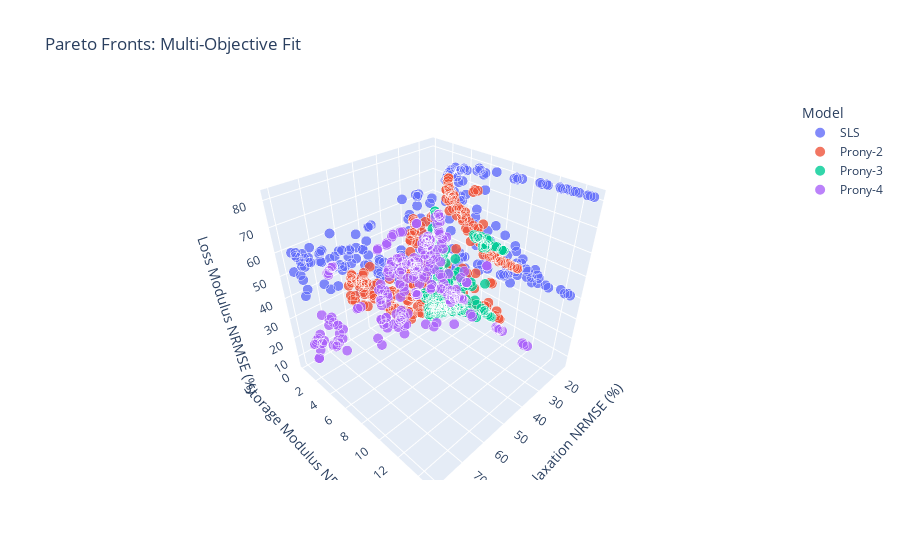

The cell this chart's notebook holds for it:
### Markdown cell above
Viscoelastic Fitting

### Code cell
import numpy as np; import os; import plotly.express as px
from pvc_tensile_experiment.Functions import*
from pymoo.core.problem import ElementwiseProblem
from pymoo.algorithms.moo.nsga2 import NSGA2
from pymoo.optimize import minimize
from pymoo.operators.repair.bounds_repair import BoundsRepair


def StressRelaxationData(fileNames):
    stressRelaxData = np.zeros([0, 2])

    for i in fileNames:
        # read and process the data file for strain and stress 
        expTime, strain, _, stress = ViscoelasticDataProcessor('Stress Relaxation Data', i)
        
        # the starting point is 5 before the maximum stress value
        regions = StressRelaxationRegionSelector(expTime, stress)

        for j in range(0, 3):
            # extract the increasing strain regions. since the start is 5 indices from the maximum stress,
            # use these points to get the offset strain and stress
            indexRange = range(regions[0, j], regions[1, j])
            
            # get the stress vector offset
            expTimeOffset = expTime[indexRange][0]
            stressOffset = stress[indexRange][0]
            strainOffset = strain[indexRange][0]

            # reset the index range so the first data point is the maximum stress value.
            indexRange =  range(regions[0, j] + 5, regions[1, j])

            # define the variables 
            expTimeFit = expTime[indexRange] - expTimeOffset
            strainFit = strain[indexRange] - strainOffset
            stressFit = stress[indexRange] - stressOffset
            normStressFit = stressFit/strainFit/2.2

            stressRelaxData = np.vstack([stressRelaxData, np.array([expTimeFit, normStressFit]).T])
    return stressRelaxData[:,0], stressRelaxData[:,1]

def DMAData(name):
    # import the excel file. dont use columns beyond 4 since they're empty  due to 
    # needing a place to put extra comments
    df = pd.read_excel(f"Data/Viscoelastic Data/DMA Data/{name[0]}", header = None, usecols = [0, 2, 3])

    # preallocate the measurement names
    indices = np.hstack([range(52,60), range(64,70)]) #51, 63
    data = df.loc[df.index[indices]].to_numpy(dtype = float)/2.2

    return data[:,0], data[:,1], data[:,2]

# ---------------- Base Class for Multi-Objective Problems ----------------
class BaseViscoProblem(ElementwiseProblem):
    def __init__(self, nVar, xl, xu):
        super().__init__(n_var = nVar, n_obj = 3, n_constr = 0, xl = xl, xu = xu)

    def StressRelaxationRMSE(self, eModel):
        return np.sqrt(np.mean((eModel - stressRelaxation)**2))/(np.max(stressRelaxation) - np.min(stressRelaxation))*100

    def StorageModRMSE(self, eComplexModel):
        return np.sqrt(np.mean((eComplexModel.real - storageMod)**2))/np.mean(storageMod)*100
    
    def LossModNRMSE(self, eComplexModel):
        return np.sqrt(np.mean((eComplexModel.imag - lossMod)**2))/np.max(lossMod)*100
    
# ---------------- SLS Problem ----------------
class SlsProblem(BaseViscoProblem):
    def __init__(self):
        super().__init__(3,
                         xl = lowerBound[0:3],
                         xu = upperBound[0:3])

    def _evaluate(self, x, out, *args, **kwargs):
        EInf, E1, tau1 = x

        # Stress relaxation
        eTimeModel = EInf + E1*np.exp(-relaxTime/tau1)
        rmseTime = self.StressRelaxationRMSE(eTimeModel)

        # DMA
        eComplexModel = EInf + E1*(1j*omega*tau1)/(1+1j*omega*tau1)
        rmseDMA1 = self.StorageModRMSE(eComplexModel)
        rmseDMA2 = self.LossModNRMSE(eComplexModel)

        out["F"] = [rmseTime, rmseDMA1, rmseDMA2]

# ---------------- 2-Term Prony Problem ----------------
class Prony2Problem(BaseViscoProblem):
    def __init__(self):
        super().__init__(5,
                         xl = lowerBound[0:5],
                         xu = upperBound[0:5])

    def _evaluate(self, x, out, *args, **kwargs):
        EInf, E1, tau1, E2, tau2 = x

        # Stress relaxation
        eTimeModel = EInf + E1*np.exp(-relaxTime/tau1) + E2*np.exp(-relaxTime/tau2)
        rmseTime = self.StressRelaxationRMSE(eTimeModel)

        # DMA
        eComplexModel = EInf \
                      + E1*(1j*omega*tau1)/(1+1j*omega*tau1) \
                      + E2*(1j*omega*tau2)/(1+1j*omega*tau2)
        rmseDMA1 = self.StorageModRMSE(eComplexModel)
        rmseDMA2 = self.LossModNRMSE(eComplexModel)

        out["F"] = [rmseTime, rmseDMA1, rmseDMA2]

# ---------------- 3-Term Prony Problem ----------------
class Prony3Problem(BaseViscoProblem):
    def __init__(self):
        super().__init__(7,
                         xl = lowerBound[0:7],
                         xu = upperBound[0:7])

    def _evaluate(self, x, out, *args, **kwargs):
        EInf, E1, tau1, E2, tau2, E3, tau3 = x

        # Stress relaxation
        eTimeModel = (EInf
                      + E1*np.exp(-relaxTime/tau1)
                      + E2*np.exp(-relaxTime/tau2)
                      + E3*np.exp(-relaxTime/tau3))
        rmseTime = self.StressRelaxationRMSE(eTimeModel)

        # DMA
        eComplexModel = EInf \
                      + E1*(1j*omega*tau1)/(1+1j*omega*tau1) \
                      + E2*(1j*omega*tau2)/(1+1j*omega*tau2) \
                      + E3*(1j*omega*tau3)/(1+1j*omega*tau3)
        rmseDMA1 = self.StorageModRMSE(eComplexModel)
        rmseDMA2 = self.LossModNRMSE(eComplexModel)

        out["F"] = [rmseTime, rmseDMA1, rmseDMA2]
   
# ---------------- 4-Term Prony Problem ----------------
class Prony4Problem(BaseViscoProblem):
    def __init__(self):
        super().__init__(9,
                         xl = lowerBound[0:9],
                         xu = upperBound[0:9])

    def _evaluate(self, x, out, *args, **kwargs):
        EInf, E1, tau1, E2, tau2, E3, tau3, E4, tau4 = x

        # Stress relaxation
        eTimeModel = (EInf
                      + E1*np.exp(-relaxTime/tau1)
                      + E2*np.exp(-relaxTime/tau2)
                      + E3*np.exp(-relaxTime/tau3)
                      + E4*np.exp(-relaxTime/tau4))
        rmseTime = self.StressRelaxationRMSE(eTimeModel)

        # DMA
        eComplexModel = EInf \
                      + E1*(1j*omega*tau1)/(1+1j*omega*tau1) \
                      + E2*(1j*omega*tau2)/(1+1j*omega*tau2) \
                      + E3*(1j*omega*tau3)/(1+1j*omega*tau3) \
                      + E4*(1j*omega*tau4)/(1+1j*omega*tau4)
        
        rmseDMA1 = self.StorageModRMSE(eComplexModel)
        rmseDMA2 = self.LossModNRMSE(eComplexModel)

        out["F"] = [rmseTime, rmseDMA1, rmseDMA2]

# ---------------- Run Optimizations ----------------
def RunPareto(problemClass, label):
    algorithm = NSGA2(pop_size = 250)
    result = minimize(problemClass(),
                      algorithm,
                      ("n_gen", 200),
                      repair = BoundsRepair(),
                      seed = 42,
                      verbose = False)
    df = pd.DataFrame(columns = ['Stress Relaxation NRMSE (%)', 'Storage Modulus NRMSE (%)',
                                                'Loss Modulus NRMSE (%)'])
    
    df['Stress Relaxation NRMSE (%)'] = result.F[:,0]
    df['Storage Modulus NRMSE (%)'] = result.F[:,1]
    df['Loss Modulus NRMSE (%)'] = result.F[:,2]
    df['Model'] = label 
    return result, df


# for plastiRatio in ['P2']:
plastiRatio = 'P2'
if plastiRatio == 'P2':
    lowerBound = np.array([1.8e5, 1e4,  0.1, 1e3, 0.1,  1e2, 1e-4,  1e3,   1e-4])
    upperBound = np.array([3.8e5, 1e5, 2500, 1e5, 500,  3e4,   1,  1e5,   10])
        
elif plastiRatio == 'P4':
    lowerBound = np.array([4.6e4, 1e3,  100, 1e3,   5,  1e2,  1e-4,  1e2, 1e-4])
    upperBound = np.array([6.6e4, 1e5, 1800, 1e4, 500,  2e4,    50,  1e4,   10])

elif plastiRatio == 'P6':
    lowerBound = np.array([1.4e4, 1e2,  100, 1e3,   5,  1e2,  1e-4,  1e2, 1e-4])
    upperBound = np.array([3.4e4, 1e4, 1800, 1e4, 500,  2e4,    50,  1e4,   10])

elif plastiRatio == 'P8':
    lowerBound = np.array([5e3,   1e2,  100, 1e3,   5,  1e2,  1e-4,  1e2, 1e-4])
    upperBound = np.array([1.6e4, 1e4, 1800, 1e4, 500,  2e4,    50,  1e4,   10])


# locate stress relaxation data per plasticizer content. combine files for the relaxation time and stress.
fileNames = [i for i in os.listdir(f'Data/Viscoelastic Data/Stress Relaxation Data') if i.endswith('.xlsx') and i.find(plastiRatio) != -1]
relaxTime, stressRelaxation = StressRelaxationData(fileNames)

# locate DMA data per plasticizer content.
fileNames = [i for i in os.listdir(f'Data/Viscoelastic Data/DMA Data') if i.endswith('.xlsx') and i.find(plastiRatio) != -1]
frequency, storageMod, lossMod = DMAData(fileNames)
omega = 2*np.pi*frequency

# run multi-objective function fitment
resSLS, dfSLS = RunPareto(SlsProblem, "SLS")
resP2, dfP2 = RunPareto(Prony2Problem, "Prony-2")
resP3, dfP3 = RunPareto(Prony3Problem, "Prony-3")
resP4, dfP4 = RunPareto(Prony4Problem, "Prony-4")

# store the results into a datafram and plot using plotly
df = pd.concat([dfSLS, dfP2, dfP3, dfP4], axis = 0)
fig = px.scatter_3d(df, x = 'Stress Relaxation NRMSE (%)', 
                y = 'Storage Modulus NRMSE (%)', z = 'Loss Modulus NRMSE (%)',
                title = "Pareto Fronts: Multi-Objective Fit", color = df['Model'], opacity = 0.8, size_max = 10, size = np.ones(len(df)))    
fig.show()

### Figure 1 — Plotly figure (JSON) as saved in the notebook; plotly's stock layout.template omitted (floating-point values rounded to 4 significant figures; data arrays with more than 128 entries replaced by an {"elided": "..."} marker saying what was removed)
{"data": [{"hovertemplate": "Model=SLS<br>Stress Relaxation NRMSE (%)=%{x}<br>Storage Modulus NRMSE (%)=%{y}<br>Loss Modulus NRMSE (%)=%{z}<br>size=%{marker.size}<extra></extra>", "legendgroup": "SLS", "marker": {"color": "#636efa", "opacity": 0.8, "size": {"elided": "250 int values"}, "sizemode": "area", "sizeref": 0.01, "symbol": "circle"}, "mode": "markers", "name": "SLS", "scene": "scene", "showlegend": true, "type": "scatter3d", "x": {"elided": "250 float values"}, "y": {"elided": "250 float values"}, "z": {"elided": "250 float values"}}, {"hovertemplate": "Model=Prony-2<br>Stress Relaxation NRMSE (%)=%{x}<br>Storage Modulus NRMSE (%)=%{y}<br>Loss Modulus NRMSE (%)=%{z}<br>size=%{marker.size}<extra></extra>", "legendgroup": "Prony-2", "marker": {"color": "#EF553B", "opacity": 0.8, "size": {"elided": "250 int values"}, "sizemode": "area", "sizeref": 0.01, "symbol": "circle"}, "mode": "markers", "name": "Prony-2", "scene": "scene", "showlegend": true, "type": "scatter3d", "x": {"elided": "250 float values"}, "y": {"elided": "250 float values"}, "z": {"elided": "250 float values"}}, {"hovertemplate": "Model=Prony-3<br>Stress Relaxation NRMSE (%)=%{x}<br>Storage Modulus NRMSE (%)=%{y}<br>Loss Modulus NRMSE (%)=%{z}<br>size=%{marker.size}<extra></extra>", "legendgroup": "Prony-3", "marker": {"color": "#00cc96", "opacity": 0.8, "size": {"elided": "250 int values"}, "sizemode": "area", "sizeref": 0.01, "symbol": "circle"}, "mode": "markers", "name": "Prony-3", "scene": "scene", "showlegend": true, "type": "scatter3d", "x": {"elided": "250 float values"}, "y": {"elided": "250 float values"}, "z": {"elided": "250 float values"}}, {"hovertemplate": "Model=Prony-4<br>Stress Relaxation NRMSE (%)=%{x}<br>Storage Modulus NRMSE (%)=%{y}<br>Loss Modulus NRMSE (%)=%{z}<br>size=%{marker.size}<extra></extra>", "legendgroup": "Prony-4", "marker": {"color": "#ab63fa", "opacity": 0.8, "size": {"elided": "250 int values"}, "sizemode": "area", "sizeref": 0.01, "symbol": "circle"}, "mode": "markers", "name": "Prony-4", "scene": "scene", "showlegend": true, "type": "scatter3d", "x": {"elided": "250 float values"}, "y": {"elided": "250 float values"}, "z": {"elided": "250 float values"}}], "layout": {"legend": {"itemsizing": "constant", "title": {"text": "Model"}, "tracegroupgap": 0}, "scene": {"domain": {"x": [0, 1], "y": [0, 1]}, "xaxis": {"title": {"text": "Stress Relaxation NRMSE (%)"}}, "yaxis": {"title": {"text": "Storage Modulus NRMSE (%)"}}, "zaxis": {"title": {"text": "Loss Modulus NRMSE (%)"}}}, "title": {"text": "Pareto Fronts: Multi-Objective Fit"}}}
